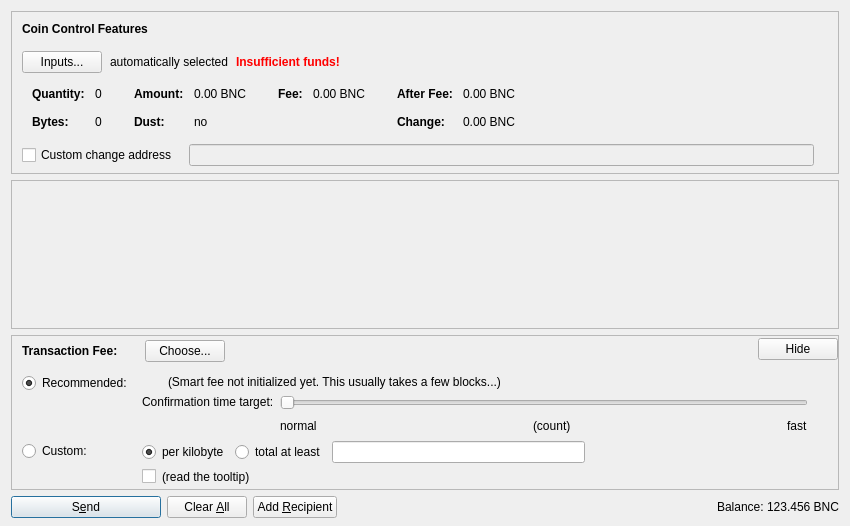
<?xml version="1.0" encoding="UTF-8"?>
<ui version="4.0">
 <class>SendCoinsDialog</class>
 <widget class="QDialog" name="SendCoinsDialog">
  <property name="geometry">
   <rect>
    <x>0</x>
    <y>0</y>
    <width>850</width>
    <height>526</height>
   </rect>
  </property>
  <property name="windowTitle">
   <string>Send Coins</string>
  </property>
  <layout class="QVBoxLayout" name="verticalLayout" stretch="0,1,0,0">
   <property name="bottomMargin">
    <number>8</number>
   </property>
   <item>
    <widget class="QFrame" name="frameCoinControl">
     <property name="sizePolicy">
      <sizepolicy hsizetype="Expanding" vsizetype="Expanding">
       <horstretch>0</horstretch>
       <verstretch>0</verstretch>
      </sizepolicy>
     </property>
     <property name="maximumSize">
      <size>
       <width>16777215</width>
       <height>16777215</height>
      </size>
     </property>
     <property name="frameShape">
      <enum>QFrame::StyledPanel</enum>
     </property>
     <property name="frameShadow">
      <enum>QFrame::Sunken</enum>
     </property>
     <layout class="QVBoxLayout" name="verticalLayoutCoinControl2">
      <property name="spacing">
       <number>0</number>
      </property>
      <property name="leftMargin">
       <number>0</number>
      </property>
      <property name="topMargin">
       <number>0</number>
      </property>
      <property name="rightMargin">
       <number>0</number>
      </property>
      <property name="bottomMargin">
       <number>6</number>
      </property>
      <item>
       <layout class="QVBoxLayout" name="verticalLayoutCoinControl" stretch="0,0,0,0,1">
        <property name="spacing">
         <number>0</number>
        </property>
        <property name="leftMargin">
         <number>10</number>
        </property>
        <property name="topMargin">
         <number>10</number>
        </property>
        <item>
         <layout class="QHBoxLayout" name="horizontalLayoutCoinControl1">
          <property name="bottomMargin">
           <number>15</number>
          </property>
          <item>
           <widget class="QLabel" name="labelCoinControlFeatures">
            <property name="sizePolicy">
             <sizepolicy hsizetype="Preferred" vsizetype="Maximum">
              <horstretch>0</horstretch>
              <verstretch>0</verstretch>
             </sizepolicy>
            </property>
            <property name="font">
             <font>
              <weight>75</weight>
              <bold>true</bold>
             </font>
            </property>
            <property name="styleSheet">
             <string notr="true">font-weight:bold;</string>
            </property>
            <property name="text">
             <string>Coin Control Features</string>
            </property>
           </widget>
          </item>
         </layout>
        </item>
        <item>
         <layout class="QHBoxLayout" name="horizontalLayoutCoinControl2" stretch="0,0,0,0">
          <property name="spacing">
           <number>8</number>
          </property>
          <property name="bottomMargin">
           <number>10</number>
          </property>
          <item>
           <widget class="QPushButton" name="pushButtonCoinControl">
            <property name="styleSheet">
             <string notr="true"/>
            </property>
            <property name="text">
             <string>Inputs...</string>
            </property>
            <property name="autoDefault">
             <bool>false</bool>
            </property>
           </widget>
          </item>
          <item>
           <widget class="QLabel" name="labelCoinControlAutomaticallySelected">
            <property name="text">
             <string>automatically selected</string>
            </property>
            <property name="margin">
             <number>5</number>
            </property>
           </widget>
          </item>
          <item>
           <widget class="QLabel" name="labelCoinControlInsuffFunds">
            <property name="font">
             <font>
              <weight>75</weight>
              <bold>true</bold>
             </font>
            </property>
            <property name="styleSheet">
             <string notr="true">color:red;font-weight:bold;</string>
            </property>
            <property name="text">
             <string>Insufficient funds!</string>
            </property>
            <property name="margin">
             <number>5</number>
            </property>
           </widget>
          </item>
          <item>
           <spacer name="horizontalSpacerCoinControl">
            <property name="orientation">
             <enum>Qt::Horizontal</enum>
            </property>
            <property name="sizeHint" stdset="0">
             <size>
              <width>40</width>
              <height>1</height>
             </size>
            </property>
           </spacer>
          </item>
         </layout>
        </item>
        <item>
         <widget class="QWidget" name="widgetCoinControl" native="true">
          <property name="sizePolicy">
           <sizepolicy hsizetype="Preferred" vsizetype="Preferred">
            <horstretch>0</horstretch>
            <verstretch>0</verstretch>
           </sizepolicy>
          </property>
          <property name="minimumSize">
           <size>
            <width>0</width>
            <height>0</height>
           </size>
          </property>
          <property name="styleSheet">
           <string notr="true"/>
          </property>
          <layout class="QHBoxLayout" name="horizontalLayoutCoinControl5">
           <property name="leftMargin">
            <number>0</number>
           </property>
           <property name="topMargin">
            <number>0</number>
           </property>
           <property name="rightMargin">
            <number>0</number>
           </property>
           <property name="bottomMargin">
            <number>0</number>
           </property>
           <item>
            <layout class="QHBoxLayout" name="horizontalLayoutCoinControl3" stretch="0,0,0,1">
             <property name="spacing">
              <number>20</number>
             </property>
             <property name="topMargin">
              <number>0</number>
             </property>
             <property name="bottomMargin">
              <number>10</number>
             </property>
             <item>
              <layout class="QFormLayout" name="formLayoutCoinControl1">
               <property name="horizontalSpacing">
                <number>10</number>
               </property>
               <property name="verticalSpacing">
                <number>14</number>
               </property>
               <property name="leftMargin">
                <number>10</number>
               </property>
               <property name="topMargin">
                <number>4</number>
               </property>
               <property name="rightMargin">
                <number>6</number>
               </property>
               <item row="0" column="0">
                <widget class="QLabel" name="labelCoinControlQuantityText">
                 <property name="font">
                  <font>
                   <weight>75</weight>
                   <bold>true</bold>
                  </font>
                 </property>
                 <property name="text">
                  <string>Quantity:</string>
                 </property>
                 <property name="margin">
                  <number>0</number>
                 </property>
                </widget>
               </item>
               <item row="0" column="1">
                <widget class="QLabel" name="labelCoinControlQuantity">
                 <property name="cursor">
                  <cursorShape>IBeamCursor</cursorShape>
                 </property>
                 <property name="contextMenuPolicy">
                  <enum>Qt::ActionsContextMenu</enum>
                 </property>
                 <property name="text">
                  <string notr="true">0</string>
                 </property>
                 <property name="margin">
                  <number>0</number>
                 </property>
                 <property name="textInteractionFlags">
                  <set>Qt::LinksAccessibleByMouse|Qt::TextSelectableByKeyboard|Qt::TextSelectableByMouse</set>
                 </property>
                </widget>
               </item>
               <item row="1" column="0">
                <widget class="QLabel" name="labelCoinControlBytesText">
                 <property name="font">
                  <font>
                   <weight>75</weight>
                   <bold>true</bold>
                  </font>
                 </property>
                 <property name="text">
                  <string>Bytes:</string>
                 </property>
                </widget>
               </item>
               <item row="1" column="1">
                <widget class="QLabel" name="labelCoinControlBytes">
                 <property name="cursor">
                  <cursorShape>IBeamCursor</cursorShape>
                 </property>
                 <property name="contextMenuPolicy">
                  <enum>Qt::ActionsContextMenu</enum>
                 </property>
                 <property name="text">
                  <string notr="true">0</string>
                 </property>
                 <property name="textInteractionFlags">
                  <set>Qt::LinksAccessibleByMouse|Qt::TextSelectableByKeyboard|Qt::TextSelectableByMouse</set>
                 </property>
                </widget>
               </item>
              </layout>
             </item>
             <item>
              <layout class="QFormLayout" name="formLayoutCoinControl2">
               <property name="horizontalSpacing">
                <number>10</number>
               </property>
               <property name="verticalSpacing">
                <number>14</number>
               </property>
               <property name="leftMargin">
                <number>6</number>
               </property>
               <property name="topMargin">
                <number>4</number>
               </property>
               <property name="rightMargin">
                <number>6</number>
               </property>
               <item row="0" column="0">
                <widget class="QLabel" name="labelCoinControlAmountText">
                 <property name="font">
                  <font>
                   <weight>75</weight>
                   <bold>true</bold>
                  </font>
                 </property>
                 <property name="text">
                  <string>Amount:</string>
                 </property>
                 <property name="margin">
                  <number>0</number>
                 </property>
                </widget>
               </item>
               <item row="0" column="1">
                <widget class="QLabel" name="labelCoinControlAmount">
                 <property name="cursor">
                  <cursorShape>IBeamCursor</cursorShape>
                 </property>
                 <property name="contextMenuPolicy">
                  <enum>Qt::ActionsContextMenu</enum>
                 </property>
                 <property name="text">
                  <string notr="true">0.00 BNC</string>
                 </property>
                 <property name="textInteractionFlags">
                  <set>Qt::LinksAccessibleByMouse|Qt::TextSelectableByKeyboard|Qt::TextSelectableByMouse</set>
                 </property>
                </widget>
               </item>
               <item row="1" column="0">
                <widget class="QLabel" name="labelCoinControlLowOutputText">
                 <property name="font">
                  <font>
                   <weight>75</weight>
                   <bold>true</bold>
                  </font>
                 </property>
                 <property name="text">
                  <string>Dust:</string>
                 </property>
                </widget>
               </item>
               <item row="1" column="1">
                <widget class="QLabel" name="labelCoinControlLowOutput">
                 <property name="cursor">
                  <cursorShape>IBeamCursor</cursorShape>
                 </property>
                 <property name="contextMenuPolicy">
                  <enum>Qt::ActionsContextMenu</enum>
                 </property>
                 <property name="text">
                  <string notr="true">no</string>
                 </property>
                 <property name="textInteractionFlags">
                  <set>Qt::LinksAccessibleByMouse|Qt::TextSelectableByKeyboard|Qt::TextSelectableByMouse</set>
                 </property>
                </widget>
               </item>
              </layout>
             </item>
             <item>
              <layout class="QFormLayout" name="formLayoutCoinControl3">
               <property name="horizontalSpacing">
                <number>10</number>
               </property>
               <property name="verticalSpacing">
                <number>14</number>
               </property>
               <property name="leftMargin">
                <number>6</number>
               </property>
               <property name="topMargin">
                <number>4</number>
               </property>
               <property name="rightMargin">
                <number>6</number>
               </property>
               <item row="0" column="0">
                <widget class="QLabel" name="labelCoinControlFeeText">
                 <property name="font">
                  <font>
                   <weight>75</weight>
                   <bold>true</bold>
                  </font>
                 </property>
                 <property name="text">
                  <string>Fee:</string>
                 </property>
                 <property name="margin">
                  <number>0</number>
                 </property>
                </widget>
               </item>
               <item row="0" column="1">
                <widget class="QLabel" name="labelCoinControlFee">
                 <property name="cursor">
                  <cursorShape>IBeamCursor</cursorShape>
                 </property>
                 <property name="contextMenuPolicy">
                  <enum>Qt::ActionsContextMenu</enum>
                 </property>
                 <property name="text">
                  <string notr="true">0.00 BNC</string>
                 </property>
                 <property name="textInteractionFlags">
                  <set>Qt::LinksAccessibleByMouse|Qt::TextSelectableByKeyboard|Qt::TextSelectableByMouse</set>
                 </property>
                </widget>
               </item>
              </layout>
             </item>
             <item>
              <layout class="QFormLayout" name="formLayoutCoinControl4">
               <property name="horizontalSpacing">
                <number>10</number>
               </property>
               <property name="verticalSpacing">
                <number>14</number>
               </property>
               <property name="leftMargin">
                <number>6</number>
               </property>
               <property name="topMargin">
                <number>4</number>
               </property>
               <property name="rightMargin">
                <number>6</number>
               </property>
               <item row="0" column="0">
                <widget class="QLabel" name="labelCoinControlAfterFeeText">
                 <property name="font">
                  <font>
                   <weight>75</weight>
                   <bold>true</bold>
                  </font>
                 </property>
                 <property name="text">
                  <string>After Fee:</string>
                 </property>
                 <property name="margin">
                  <number>0</number>
                 </property>
                </widget>
               </item>
               <item row="0" column="1">
                <widget class="QLabel" name="labelCoinControlAfterFee">
                 <property name="cursor">
                  <cursorShape>IBeamCursor</cursorShape>
                 </property>
                 <property name="contextMenuPolicy">
                  <enum>Qt::ActionsContextMenu</enum>
                 </property>
                 <property name="text">
                  <string notr="true">0.00 BNC</string>
                 </property>
                 <property name="textInteractionFlags">
                  <set>Qt::LinksAccessibleByMouse|Qt::TextSelectableByKeyboard|Qt::TextSelectableByMouse</set>
                 </property>
                </widget>
               </item>
               <item row="1" column="0">
                <widget class="QLabel" name="labelCoinControlChangeText">
                 <property name="font">
                  <font>
                   <weight>75</weight>
                   <bold>true</bold>
                  </font>
                 </property>
                 <property name="text">
                  <string>Change:</string>
                 </property>
                </widget>
               </item>
               <item row="1" column="1">
                <widget class="QLabel" name="labelCoinControlChange">
                 <property name="cursor">
                  <cursorShape>IBeamCursor</cursorShape>
                 </property>
                 <property name="contextMenuPolicy">
                  <enum>Qt::ActionsContextMenu</enum>
                 </property>
                 <property name="text">
                  <string notr="true">0.00 BNC</string>
                 </property>
                 <property name="textInteractionFlags">
                  <set>Qt::LinksAccessibleByMouse|Qt::TextSelectableByKeyboard|Qt::TextSelectableByMouse</set>
                 </property>
                </widget>
               </item>
              </layout>
             </item>
            </layout>
           </item>
          </layout>
         </widget>
        </item>
        <item>
         <layout class="QHBoxLayout" name="horizontalLayoutCoinControl4" stretch="0,0,0">
          <property name="spacing">
           <number>12</number>
          </property>
          <property name="sizeConstraint">
           <enum>QLayout::SetDefaultConstraint</enum>
          </property>
          <property name="topMargin">
           <number>5</number>
          </property>
          <property name="rightMargin">
           <number>5</number>
          </property>
          <item>
           <widget class="QCheckBox" name="checkBoxCoinControlChange">
            <property name="toolTip">
             <string>If this is activated, but the change address is empty or invalid, change will be sent to a newly generated address.</string>
            </property>
            <property name="text">
             <string>Custom change address</string>
            </property>
           </widget>
          </item>
          <item>
           <widget class="QValidatedLineEdit" name="lineEditCoinControlChange">
            <property name="enabled">
             <bool>false</bool>
            </property>
            <property name="sizePolicy">
             <sizepolicy hsizetype="Expanding" vsizetype="Fixed">
              <horstretch>0</horstretch>
              <verstretch>0</verstretch>
             </sizepolicy>
            </property>
           </widget>
          </item>
          <item>
           <widget class="QLabel" name="labelCoinControlChangeLabel">
            <property name="sizePolicy">
             <sizepolicy hsizetype="Preferred" vsizetype="Expanding">
              <horstretch>0</horstretch>
              <verstretch>0</verstretch>
             </sizepolicy>
            </property>
            <property name="minimumSize">
             <size>
              <width>0</width>
              <height>0</height>
             </size>
            </property>
            <property name="text">
             <string/>
            </property>
            <property name="margin">
             <number>3</number>
            </property>
           </widget>
          </item>
         </layout>
        </item>
        <item>
         <spacer name="verticalSpacerCoinControl">
          <property name="orientation">
           <enum>Qt::Vertical</enum>
          </property>
          <property name="sizeHint" stdset="0">
           <size>
            <width>800</width>
            <height>1</height>
           </size>
          </property>
         </spacer>
        </item>
       </layout>
      </item>
     </layout>
    </widget>
   </item>
   <item>
    <widget class="QScrollArea" name="scrollArea">
     <property name="widgetResizable">
      <bool>true</bool>
     </property>
     <widget class="QWidget" name="scrollAreaWidgetContents">
      <property name="geometry">
       <rect>
        <x>0</x>
        <y>0</y>
        <width>830</width>
        <height>104</height>
       </rect>
      </property>
      <layout class="QVBoxLayout" name="verticalLayout_2" stretch="0,1">
       <property name="leftMargin">
        <number>0</number>
       </property>
       <property name="topMargin">
        <number>0</number>
       </property>
       <property name="rightMargin">
        <number>0</number>
       </property>
       <property name="bottomMargin">
        <number>0</number>
       </property>
       <item>
        <layout class="QVBoxLayout" name="entries">
         <property name="spacing">
          <number>6</number>
         </property>
        </layout>
       </item>
       <item>
        <spacer name="verticalSpacer">
         <property name="orientation">
          <enum>Qt::Vertical</enum>
         </property>
         <property name="sizeHint" stdset="0">
          <size>
           <width>20</width>
           <height>40</height>
          </size>
         </property>
        </spacer>
       </item>
      </layout>
     </widget>
    </widget>
   </item>
   <item>
    <widget class="QFrame" name="frameFee">
     <property name="sizePolicy">
      <sizepolicy hsizetype="Expanding" vsizetype="Expanding">
       <horstretch>0</horstretch>
       <verstretch>0</verstretch>
      </sizepolicy>
     </property>
     <property name="maximumSize">
      <size>
       <width>16777215</width>
       <height>16777215</height>
      </size>
     </property>
     <property name="frameShape">
      <enum>QFrame::StyledPanel</enum>
     </property>
     <property name="frameShadow">
      <enum>QFrame::Sunken</enum>
     </property>
     <layout class="QVBoxLayout" name="verticalLayoutFee1">
      <property name="spacing">
       <number>0</number>
      </property>
      <property name="leftMargin">
       <number>0</number>
      </property>
      <property name="topMargin">
       <number>0</number>
      </property>
      <property name="rightMargin">
       <number>0</number>
      </property>
      <property name="bottomMargin">
       <number>0</number>
      </property>
      <item>
       <layout class="QVBoxLayout" name="verticalLayoutFee2" stretch="0,0,0">
        <property name="spacing">
         <number>0</number>
        </property>
        <property name="leftMargin">
         <number>10</number>
        </property>
        <property name="topMargin">
         <number>0</number>
        </property>
        <item>
         <layout class="QHBoxLayout" name="horizontalLayoutFee1">
          <property name="bottomMargin">
           <number>0</number>
          </property>
          <item>
           <layout class="QVBoxLayout" name="verticalLayoutFee7">
            <property name="spacing">
             <number>0</number>
            </property>
            <item>
             <spacer name="verticalSpacerSmartFee">
              <property name="orientation">
               <enum>Qt::Vertical</enum>
              </property>
              <property name="sizeType">
               <enum>QSizePolicy::Fixed</enum>
              </property>
              <property name="sizeHint" stdset="0">
               <size>
                <width>1</width>
                <height>4</height>
               </size>
              </property>
             </spacer>
            </item>
            <item>
             <layout class="QHBoxLayout" name="horizontalLayoutSmartFee">
              <property name="spacing">
               <number>10</number>
              </property>
              <item>
               <widget class="QLabel" name="labelFeeHeadline">
                <property name="sizePolicy">
                 <sizepolicy hsizetype="Preferred" vsizetype="Maximum">
                  <horstretch>0</horstretch>
                  <verstretch>0</verstretch>
                 </sizepolicy>
                </property>
                <property name="font">
                 <font>
                  <weight>75</weight>
                  <bold>true</bold>
                 </font>
                </property>
                <property name="styleSheet">
                 <string notr="true">font-weight:bold;</string>
                </property>
                <property name="text">
                 <string>Transaction Fee:</string>
                </property>
               </widget>
              </item>
              <item>
               <widget class="QLabel" name="labelFeeMinimized">
                <property name="text">
                 <string/>
                </property>
               </widget>
              </item>
              <item>
               <widget class="QPushButton" name="buttonChooseFee">
                <property name="text">
                 <string>Choose...</string>
                </property>
               </widget>
              </item>
             </layout>
            </item>
            <item>
             <spacer name="verticalSpacer_5">
              <property name="orientation">
               <enum>Qt::Vertical</enum>
              </property>
              <property name="sizeHint" stdset="0">
               <size>
                <width>1</width>
                <height>1</height>
               </size>
              </property>
             </spacer>
            </item>
           </layout>
          </item>
          <item>
           <spacer name="horizontalSpacer_4">
            <property name="orientation">
             <enum>Qt::Horizontal</enum>
            </property>
            <property name="sizeHint" stdset="0">
             <size>
              <width>40</width>
              <height>20</height>
             </size>
            </property>
           </spacer>
          </item>
          <item>
           <widget class="QPushButton" name="buttonMinimizeFee">
            <property name="toolTip">
             <string>collapse fee-settings</string>
            </property>
            <property name="text">
             <string>Hide</string>
            </property>
           </widget>
          </item>
         </layout>
        </item>
        <item>
         <widget class="QFrame" name="frameFeeSelection">
          <layout class="QVBoxLayout" name="verticalLayoutFee12">
           <property name="spacing">
            <number>0</number>
           </property>
           <property name="leftMargin">
            <number>0</number>
           </property>
           <property name="topMargin">
            <number>0</number>
           </property>
           <property name="rightMargin">
            <number>0</number>
           </property>
           <property name="bottomMargin">
            <number>0</number>
           </property>
           <item>
            <layout class="QGridLayout" name="gridLayoutFee">
             <property name="topMargin">
              <number>10</number>
             </property>
             <property name="bottomMargin">
              <number>4</number>
             </property>
             <property name="horizontalSpacing">
              <number>10</number>
             </property>
             <property name="verticalSpacing">
              <number>4</number>
             </property>
             <item row="1" column="1">
              <layout class="QVBoxLayout" name="verticalLayoutFee8">
               <property name="spacing">
                <number>6</number>
               </property>
               <item>
                <layout class="QHBoxLayout" name="horizontalLayoutFee13">
                 <item>
                  <widget class="QRadioButton" name="radioCustomPerKilobyte">
                   <property name="toolTip">
                    <string>If the custom fee is set to 1000 satoshis and the transaction is only 250 bytes, then &quot;per kilobyte&quot; only pays 250 satoshis in fee, while &quot;total at least&quot; pays 1000 satoshis. For transactions bigger than a kilobyte both pay by kilobyte.</string>
                   </property>
                   <property name="text">
                    <string>per kilobyte</string>
                   </property>
                   <property name="checked">
                    <bool>true</bool>
                   </property>
                   <attribute name="buttonGroup">
                    <string notr="true">groupCustomFee</string>
                   </attribute>
                  </widget>
                 </item>
                 <item>
                  <widget class="QRadioButton" name="radioCustomAtLeast">
                   <property name="toolTip">
                    <string>If the custom fee is set to 1000 satoshis and the transaction is only 250 bytes, then &quot;per kilobyte&quot; only pays 250 satoshis in fee, while &quot;total at least&quot; pays 1000 satoshis. For transactions bigger than a kilobyte both pay by kilobyte.</string>
                   </property>
                   <property name="text">
                    <string>total at least</string>
                   </property>
                   <attribute name="buttonGroup">
                    <string notr="true">groupCustomFee</string>
                   </attribute>
                  </widget>
                 </item>
                 <item>
                  <widget class="BitcoinAmountField" name="customFee"/>
                 </item>
                 <item>
                  <spacer name="horizontalSpacer_6">
                   <property name="orientation">
                    <enum>Qt::Horizontal</enum>
                   </property>
                   <property name="sizeHint" stdset="0">
                    <size>
                     <width>1</width>
                     <height>1</height>
                    </size>
                   </property>
                  </spacer>
                 </item>
                </layout>
               </item>
               <item>
                <layout class="QHBoxLayout" name="horizontalLayoutFee8">
                 <item>
                  <widget class="QCheckBox" name="checkBoxMinimumFee">
                   <property name="toolTip">
                    <string>Paying only the minimum fee is just fine as long as there is less transaction volume than space in the blocks. But be aware that this can end up in a never confirming transaction once there is more demand for billionaercoin transactions than the network can process.</string>
                   </property>
                   <property name="text">
                    <string/>
                   </property>
                  </widget>
                 </item>
                 <item>
                  <widget class="QLabel" name="labelMinFeeWarning">
                   <property name="enabled">
                    <bool>true</bool>
                   </property>
                   <property name="toolTip">
                    <string>Paying only the minimum fee is just fine as long as there is less transaction volume than space in the blocks. But be aware that this can end up in a never confirming transaction once there is more demand for billionaercoin transactions than the network can process.</string>
                   </property>
                   <property name="text">
                    <string>(read the tooltip)</string>
                   </property>
                   <property name="margin">
                    <number>5</number>
                   </property>
                  </widget>
                 </item>
                 <item>
                  <spacer name="horizontalSpacer_2">
                   <property name="orientation">
                    <enum>Qt::Horizontal</enum>
                   </property>
                   <property name="sizeHint" stdset="0">
                    <size>
                     <width>1</width>
                     <height>1</height>
                    </size>
                   </property>
                  </spacer>
                 </item>
                </layout>
               </item>
              </layout>
             </item>
             <item row="0" column="0">
              <layout class="QVBoxLayout" name="verticalLayoutFee4" stretch="0,1">
               <item>
                <widget class="QRadioButton" name="radioSmartFee">
                 <property name="text">
                  <string>Recommended:</string>
                 </property>
                 <property name="checked">
                  <bool>true</bool>
                 </property>
                 <attribute name="buttonGroup">
                  <string notr="true">groupFee</string>
                 </attribute>
                </widget>
               </item>
               <item>
                <spacer name="verticalSpacer_2">
                 <property name="orientation">
                  <enum>Qt::Vertical</enum>
                 </property>
                 <property name="sizeHint" stdset="0">
                  <size>
                   <width>1</width>
                   <height>1</height>
                  </size>
                 </property>
                </spacer>
               </item>
              </layout>
             </item>
             <item row="1" column="0">
              <layout class="QVBoxLayout" name="verticalLayoutFee9" stretch="0,1">
               <item>
                <widget class="QRadioButton" name="radioCustomFee">
                 <property name="text">
                  <string>Custom:</string>
                 </property>
                 <attribute name="buttonGroup">
                  <string notr="true">groupFee</string>
                 </attribute>
                </widget>
               </item>
               <item>
                <spacer name="verticalSpacer_6">
                 <property name="orientation">
                  <enum>Qt::Vertical</enum>
                 </property>
                 <property name="sizeHint" stdset="0">
                  <size>
                   <width>1</width>
                   <height>1</height>
                  </size>
                 </property>
                </spacer>
               </item>
              </layout>
             </item>
             <item row="0" column="1">
              <layout class="QVBoxLayout" name="verticalLayoutFee3" stretch="0,0,1">
               <property name="spacing">
                <number>6</number>
               </property>
               <property name="topMargin">
                <number>2</number>
               </property>
               <item>
                <layout class="QHBoxLayout" name="horizontalLayoutFee12">
                 <item>
                  <widget class="QLabel" name="labelSmartFee">
                   <property name="text">
                    <string/>
                   </property>
                   <property name="margin">
                    <number>2</number>
                   </property>
                  </widget>
                 </item>
                 <item>
                  <widget class="QLabel" name="labelFeeEstimation">
                   <property name="text">
                    <string/>
                   </property>
                  </widget>
                 </item>
                 <item>
                  <widget class="QLabel" name="labelSmartFee2">
                   <property name="text">
                    <string>(Smart fee not initialized yet. This usually takes a few blocks...)</string>
                   </property>
                   <property name="margin">
                    <number>2</number>
                   </property>
                  </widget>
                 </item>
                 <item>
                  <spacer name="horizontalSpacer_5">
                   <property name="orientation">
                    <enum>Qt::Horizontal</enum>
                   </property>
                   <property name="sizeHint" stdset="0">
                    <size>
                     <width>1</width>
                     <height>1</height>
                    </size>
                   </property>
                  </spacer>
                 </item>
                </layout>
               </item>
               <item>
                <layout class="QHBoxLayout" name="horizontalLayoutFee9">
                 <item>
                  <layout class="QVBoxLayout" name="verticalLayoutFee6">
                   <item>
                    <widget class="QLabel" name="labelSmartFee3">
                     <property name="text">
                      <string>Confirmation time target:</string>
                     </property>
                     <property name="margin">
                      <number>2</number>
                     </property>
                    </widget>
                   </item>
                   <item>
                    <spacer name="verticalSpacer_3">
                     <property name="orientation">
                      <enum>Qt::Vertical</enum>
                     </property>
                     <property name="sizeHint" stdset="0">
                      <size>
                       <width>1</width>
                       <height>1</height>
                      </size>
                     </property>
                    </spacer>
                   </item>
                  </layout>
                 </item>
                 <item>
                  <layout class="QVBoxLayout" name="verticalLayoutFee5">
                   <property name="rightMargin">
                    <number>30</number>
                   </property>
                   <item>
                    <widget class="QSlider" name="sliderSmartFee">
                     <property name="minimum">
                      <number>0</number>
                     </property>
                     <property name="maximum">
                      <number>23</number>
                     </property>
                     <property name="pageStep">
                      <number>1</number>
                     </property>
                     <property name="value">
                      <number>0</number>
                     </property>
                     <property name="orientation">
                      <enum>Qt::Horizontal</enum>
                     </property>
                     <property name="invertedAppearance">
                      <bool>false</bool>
                     </property>
                     <property name="invertedControls">
                      <bool>false</bool>
                     </property>
                     <property name="tickPosition">
                      <enum>QSlider::NoTicks</enum>
                     </property>
                    </widget>
                   </item>
                   <item>
                    <layout class="QHBoxLayout" name="horizontalLayoutFee10">
                     <item>
                      <widget class="QLabel" name="labelSmartFeeNormal">
                       <property name="text">
                        <string>normal</string>
                       </property>
                      </widget>
                     </item>
                     <item>
                      <spacer name="horizontalSpacer_7">
                       <property name="orientation">
                        <enum>Qt::Horizontal</enum>
                       </property>
                       <property name="sizeHint" stdset="0">
                        <size>
                         <width>40</width>
                         <height>20</height>
                        </size>
                       </property>
                      </spacer>
                     </item>
                     <item>
                      <widget class="QLabel" name="confirmationTargetLabel">
                       <property name="text">
                        <string notr="true">(count)</string>
                       </property>
                      </widget>
                     </item>
                     <item>
                      <spacer name="horizontalSpacer_3">
                       <property name="orientation">
                        <enum>Qt::Horizontal</enum>
                       </property>
                       <property name="sizeHint" stdset="0">
                        <size>
                         <width>40</width>
                         <height>20</height>
                        </size>
                       </property>
                      </spacer>
                     </item>
                     <item>
                      <widget class="QLabel" name="labelSmartFeeFast">
                       <property name="text">
                        <string>fast</string>
                       </property>
                      </widget>
                     </item>
                    </layout>
                   </item>
                  </layout>
                 </item>
                </layout>
               </item>
               <item>
                <spacer name="verticalSpacer_4">
                 <property name="orientation">
                  <enum>Qt::Vertical</enum>
                 </property>
                 <property name="sizeHint" stdset="0">
                  <size>
                   <width>1</width>
                   <height>1</height>
                  </size>
                 </property>
                </spacer>
               </item>
              </layout>
             </item>
            </layout>
           </item>
          </layout>
         </widget>
        </item>
        <item>
         <spacer name="verticalSpacerFee">
          <property name="orientation">
           <enum>Qt::Vertical</enum>
          </property>
          <property name="sizeHint" stdset="0">
           <size>
            <width>800</width>
            <height>1</height>
           </size>
          </property>
         </spacer>
        </item>
       </layout>
      </item>
     </layout>
    </widget>
   </item>
   <item>
    <layout class="QHBoxLayout" name="horizontalLayout">
     <item>
      <widget class="QPushButton" name="sendButton">
       <property name="minimumSize">
        <size>
         <width>150</width>
         <height>0</height>
        </size>
       </property>
       <property name="toolTip">
        <string>Confirm the send action</string>
       </property>
       <property name="text">
        <string>S&amp;end</string>
       </property>
       <property name="icon">
        <iconset resource="../bitcoin.qrc">
         <normaloff>:/icons/send</normaloff>:/icons/send</iconset>
       </property>
       <property name="autoDefault">
        <bool>false</bool>
       </property>
       <property name="default">
        <bool>true</bool>
       </property>
      </widget>
     </item>
     <item>
      <widget class="QPushButton" name="clearButton">
       <property name="sizePolicy">
        <sizepolicy hsizetype="Minimum" vsizetype="Fixed">
         <horstretch>0</horstretch>
         <verstretch>0</verstretch>
        </sizepolicy>
       </property>
       <property name="toolTip">
        <string>Clear all fields of the form.</string>
       </property>
       <property name="text">
        <string>Clear &amp;All</string>
       </property>
       <property name="icon">
        <iconset resource="../bitcoin.qrc">
         <normaloff>:/icons/remove</normaloff>:/icons/remove</iconset>
       </property>
       <property name="autoDefault">
        <bool>false</bool>
       </property>
      </widget>
     </item>
     <item>
      <widget class="QPushButton" name="addButton">
       <property name="toolTip">
        <string>Send to multiple recipients at once</string>
       </property>
       <property name="text">
        <string>Add &amp;Recipient</string>
       </property>
       <property name="icon">
        <iconset resource="../bitcoin.qrc">
         <normaloff>:/icons/add</normaloff>:/icons/add</iconset>
       </property>
       <property name="autoDefault">
        <bool>false</bool>
       </property>
      </widget>
     </item>
     <item>
      <spacer name="horizontalSpacer">
       <property name="orientation">
        <enum>Qt::Horizontal</enum>
       </property>
       <property name="sizeHint" stdset="0">
        <size>
         <width>40</width>
         <height>20</height>
        </size>
       </property>
      </spacer>
     </item>
     <item>
      <layout class="QHBoxLayout" name="horizontalLayout_2">
       <property name="spacing">
        <number>3</number>
       </property>
       <item>
        <widget class="QLabel" name="label">
         <property name="sizePolicy">
          <sizepolicy hsizetype="Preferred" vsizetype="Fixed">
           <horstretch>0</horstretch>
           <verstretch>0</verstretch>
          </sizepolicy>
         </property>
         <property name="text">
          <string>Balance:</string>
         </property>
        </widget>
       </item>
       <item>
        <widget class="QLabel" name="labelBalance">
         <property name="sizePolicy">
          <sizepolicy hsizetype="Preferred" vsizetype="Fixed">
           <horstretch>0</horstretch>
           <verstretch>0</verstretch>
          </sizepolicy>
         </property>
         <property name="cursor">
          <cursorShape>IBeamCursor</cursorShape>
         </property>
         <property name="text">
          <string notr="true">123.456 BNC</string>
         </property>
         <property name="textInteractionFlags">
          <set>Qt::LinksAccessibleByMouse|Qt::TextSelectableByKeyboard|Qt::TextSelectableByMouse</set>
         </property>
        </widget>
       </item>
      </layout>
     </item>
    </layout>
   </item>
  </layout>
 </widget>
 <customwidgets>
  <customwidget>
   <class>QValidatedLineEdit</class>
   <extends>QLineEdit</extends>
   <header>qvalidatedlineedit.h</header>
  </customwidget>
  <customwidget>
   <class>BitcoinAmountField</class>
   <extends>QLineEdit</extends>
   <header>bitcoinamountfield.h</header>
   <container>1</container>
  </customwidget>
 </customwidgets>
 <resources>
  <include location="../bitcoin.qrc"/>
 </resources>
 <connections/>
 <buttongroups>
  <buttongroup name="groupFee"/>
  <buttongroup name="groupCustomFee"/>
 </buttongroups>
</ui>
